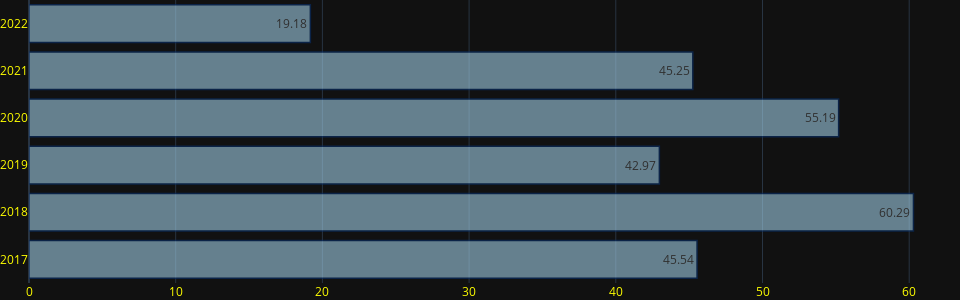

Notebook code cell kept with this figure:
### Markdown cell above
## Từ năm 2017 tới 2022 những năm nào có lượng mưa lớn ?

### Code cell
fig = go.Figure()
fig.add_trace(go.Bar(y = yearly.index.year, x=yearly.prcp, text = yearly.prcp, textposition='auto', orientation='h'))
fig.update_traces(marker_color='rgb(158,202,225)', marker_line_color='rgb(8,48,107)',
                  marker_line_width=1.5, opacity=0.6,
                  )
fig.update_layout(
    title={
        # 'text': f'<b>Tổng lượng mưa của từng năm</b>',
        # 'y':0.8,
        # 'x':0.5,
        'xanchor': 'center',
        'yanchor': 'top'},
    title_font_color="red",
    font_color="yellow",
    hovermode="x unified",
    hoverlabel=dict(
        bgcolor="gray",
        font_size=16,
        font_family="Rockwell")
)
fig.update_layout(yaxis_title=None, xaxis_title=None, margin=dict(l=0, r=0, t=0, b=0),
    height=300, width=960)
fig.show()

### Figure 1 — Plotly figure (JSON) as saved in the notebook; plotly's stock layout.template omitted (floating-point values rounded to 4 significant figures)
{"data": [{"marker": {"color": "rgb(158,202,225)", "line": {"color": "rgb(8,48,107)", "width": 1.5}}, "opacity": 0.6, "orientation": "h", "text": [45.54, 60.29, 42.97, 55.19, 45.25, 19.18], "textposition": "auto", "type": "bar", "x": [45.54, 60.29, 42.97, 55.19, 45.25, 19.18], "y": [2017, 2018, 2019, 2020, 2021, 2022]}], "layout": {"font": {"color": "yellow"}, "height": 300, "hoverlabel": {"bgcolor": "gray", "font": {"family": "Rockwell", "size": 16}}, "hovermode": "x unified", "margin": {"b": 0, "l": 0, "r": 0, "t": 0}, "title": {"font": {"color": "red"}, "xanchor": "center", "yanchor": "top"}, "width": 960, "xaxis": {"autorange": true, "range": [0, 63.46], "title": {}, "type": "linear"}, "yaxis": {"autorange": true, "range": [2016.0, 2022.0], "title": {}, "type": "linear"}}}
